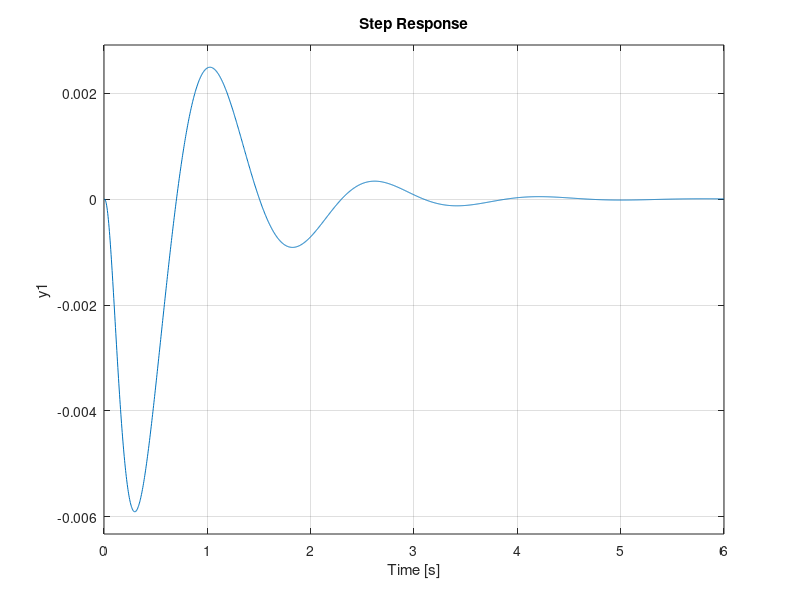

MATLAB code to generate this figure:
% TODO

k_0 = 300;
k_1 = 100;
k_2 = 50;
b_0 = 30;
b_1 = 40;
b_2 = 8;
m_1 = 1;
m_2 = 1;
m_3 = 4;

s = tf('s');

F1 = (m_1 * s^2 +k_0 + k_1 + b_1 * s + b_0 * s)
F2 = k_1 + b_1 * s
F3 = F2;
F4 = k_1 + b_1 * s + k_2 + b_2 * s + m_2 * s^2
F5 = b_2 * s + k_2
F6 = -(b_2*s + k_2)
F7 = m_3*s^2 + b_2*s + k_2

G1 = 1 / (F1 - (F2 * F3)/(F4 - F5*F6 / F7))
G2 = -F3 * G1 / (F4 - F5 * F6 / F7)
G3 = -F6 / F7 * G2

step(G1)
step(G2)
step(G3)

step(G1*s)
step(G2*s)
step(G3*s)
